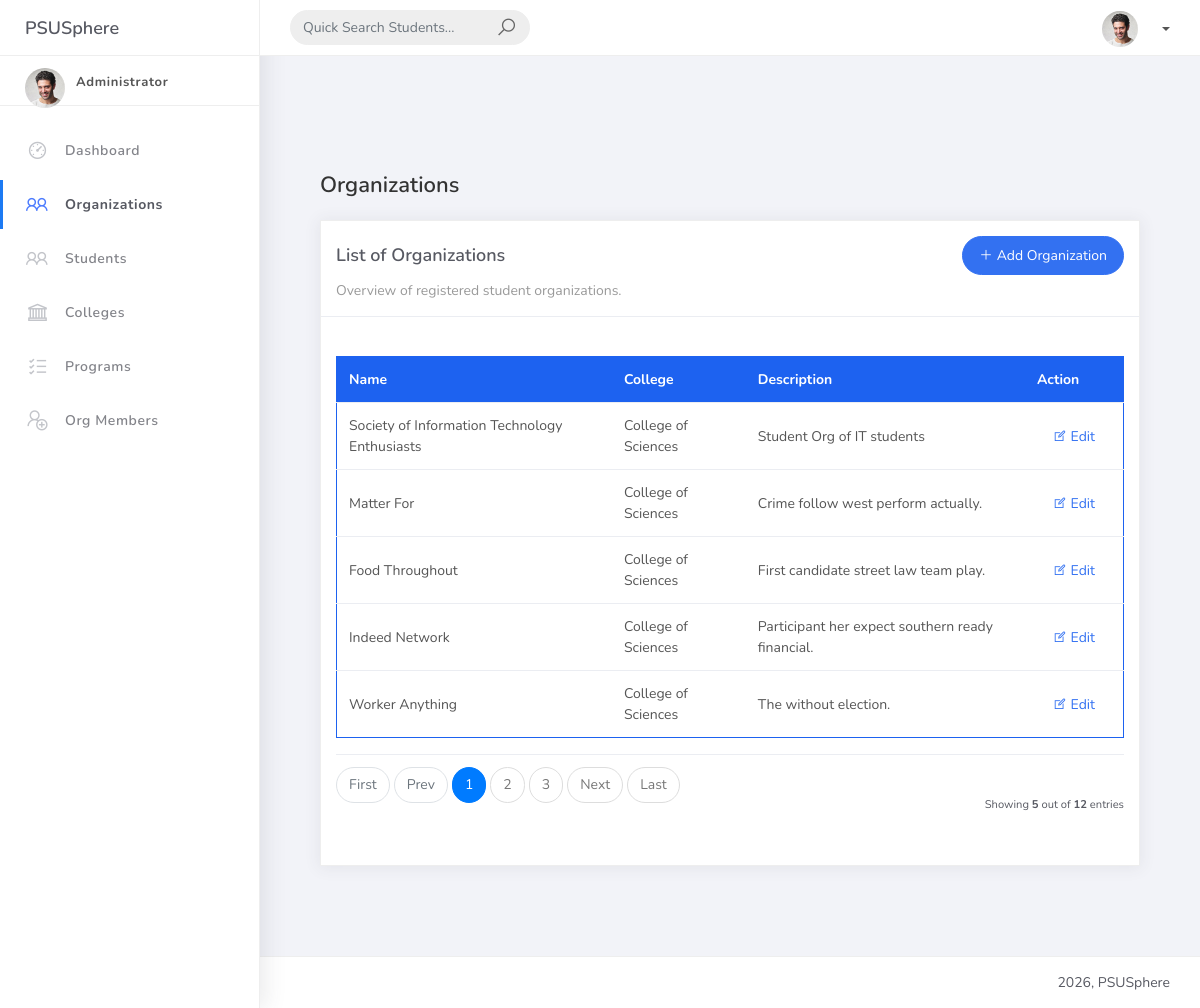
Page /organization_list/ on the earlier database version.
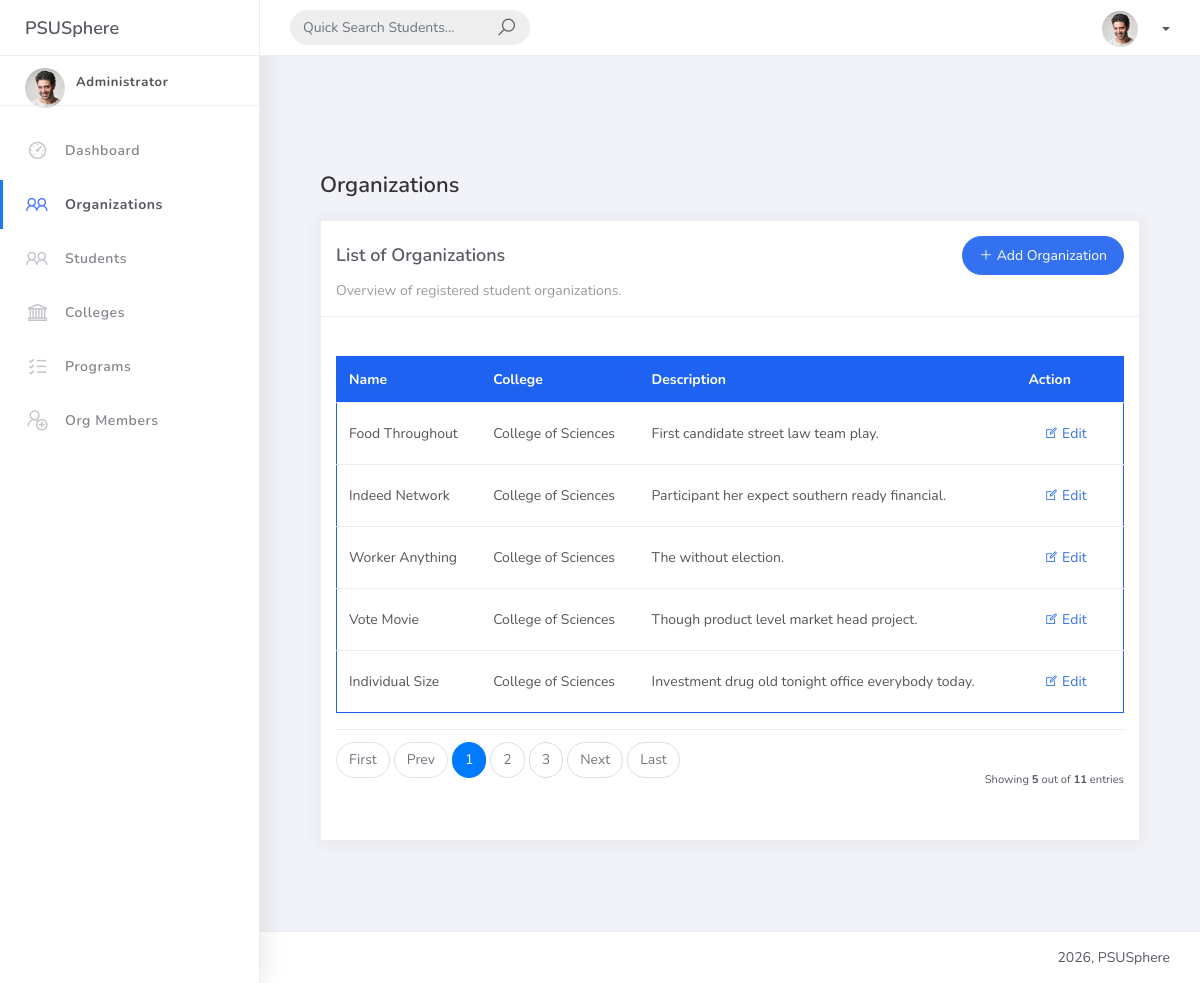
Same page on the later database version.
### studentorg/models.py (models this page shows, shortened)
class BaseModel(models.Model):
    created_at = models.DateTimeField(auto_now_add=True, db_index=True)
    updated_at = models.DateTimeField(auto_now=True)
    class Meta:
        abstract = True

class Organization(BaseModel):
    name = models.CharField(max_length=250)
    college = models.ForeignKey(College, null=True, blank=True, on_delete=models.CASCADE)
    description = models.CharField(max_length=500)

class College(BaseModel):
    college_name = models.CharField(max_length=150)
    description = models.TextField(blank=True, null=True)
    def __str__(self):
        return self.college_name

### studentorg/views.py (the view)
# urls.py: path('organization_list/', OrganizationList.as_view(), name='organization-list'),
class OrganizationList(ListView):
    model = Organization
    context_object_name = 'organization'
    template_name = 'org_list.html'
    paginate_by = 5
    def get_queryset(self):
        queryset = Organization.objects.all()
        query = self.request.GET.get('q')
        if query:
            queryset = queryset.filter(
                Q(name__icontains=query) | Q(description__icontains=query)
            )
        return queryset

### templates/org_list.html
{% extends 'base.html' %}
{% load static %}
{% block content %}
<div class="content">
    <div class="container-fluid">
        <h4 class="page-title">Organizations</h4>
        <div class="row">
            <div class="col-md-12">
                <div class="card">
                    <div class="card-header">
                        <div class="d-flex align-items-center">
                            <div class="card-title">List of Organizations</div>
                            <a href="{% url 'organization-add' %}" class="btn btn-primary btn-round ml-auto">
                                <i class="la la-plus"></i>
                                Add Organization
                            </a>
                        </div>
                        <div class="card-category">Overview of registered student organizations.</div>
                    </div>
                    <div class="card-body">
                        <table class="table table-head-bg-primary mt-4">
                            <thead>
                                <tr>
                                    <th scope="col">Name</th>
                                    <th scope="col">College</th>
                                    <th scope="col">Description</th>
                                    <th scope="col">Action</th>
                                </tr>
                            </thead>
                            <tbody>
                                {% for object in object_list %}
                                <tr>
                                    <td>{{ object.name }}</td>
                                    <td>{{ object.college }}</td>
                                    <td>{{ object.description }}</td>
                                    <td>
                                        <a href="{% url 'organization-update' object.id %}" class="btn btn-link btn-primary">
                                            <i class="la la-edit"></i> Edit
                                        </a>
                                    </td>
                                </tr>
                                {% empty %}
                                <tr>
                                    <td colspan="4" class="text-center">No Records Found</td>
                                </tr>
                                {% endfor %}
                            </tbody>
                        </table>
                        {% include 'includes/pagination.html' %}
                    </div>
                </div>
            </div>
        </div>
    </div>
</div>
{% endblock %}

Differences in the rows shown:
removed Organization: name "Society of Information Technology Enthusiasts", college "College of Sciences", description "Student Org of IT students"
removed Organization: name "Matter For", college "College of Sciences", description "Crime follow west perform actually."
now on this page (row unchanged): Organization: name "Vote Movie", college "College of Sciences", description "Though product level market head project."
now on this page (row unchanged): Organization: name "Individual Size", college "College of Sciences", description "Investment drug old tonight office everybody today."
Other differences:
{{ paginator.count }}: "12" → "11"
